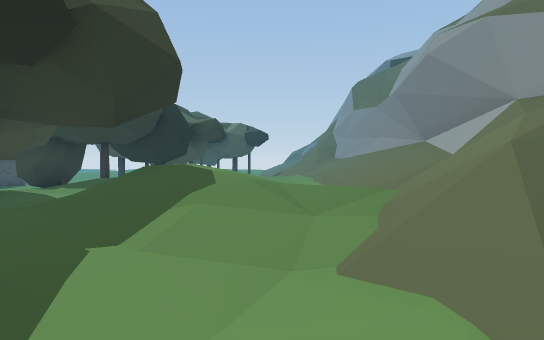
view 1 (above)

17 first-person views from a walk through a scene from a Unity 3-D project. The camera is 1.2 m above the floor, tilts 2° down and sees 75° across. The floor is counted in squares, 2 m on a side. Each view is taken from the middle of a square. On the plan, view 1 faces up. The plan holds only what a view shows up to about 10 squares ahead; the rest is blank. The place goes on beyond the plan. The player is left out. Some animated figures are not drawn.

view 2
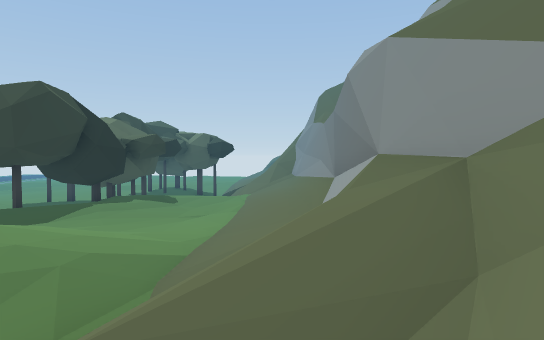

view 3
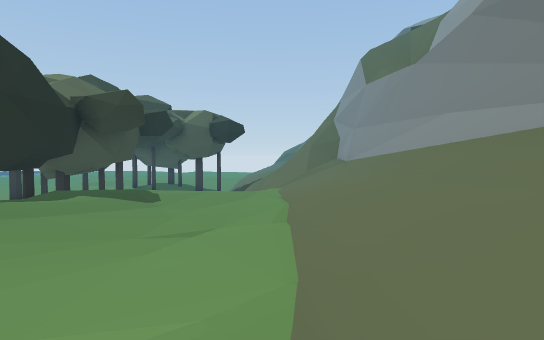

view 4
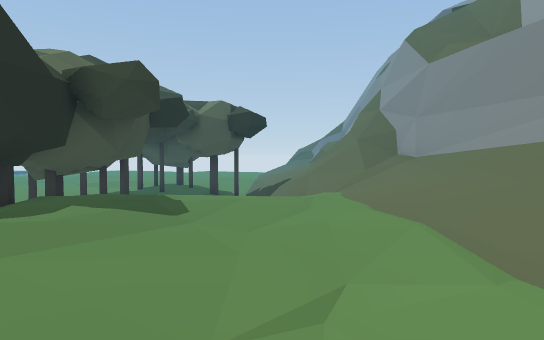

view 5
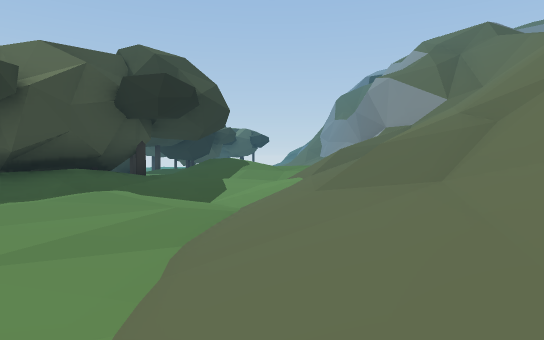

view 6
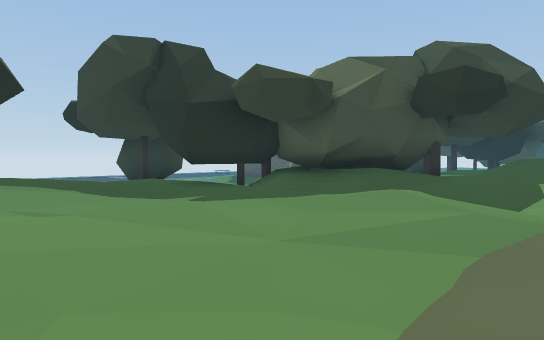

view 7
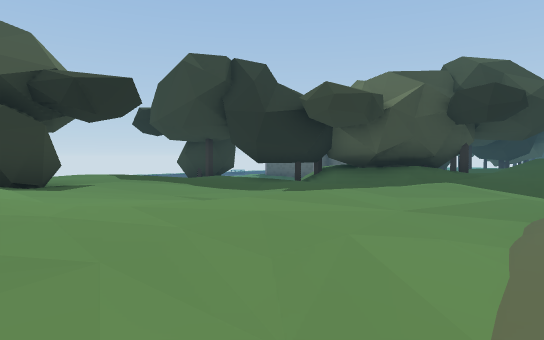

view 8
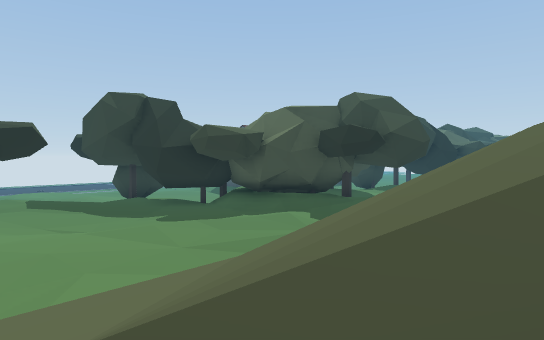

view 9
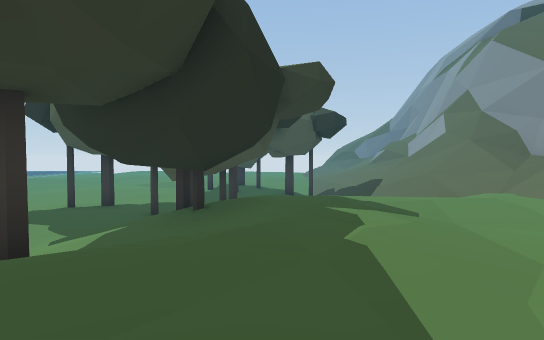

view 10
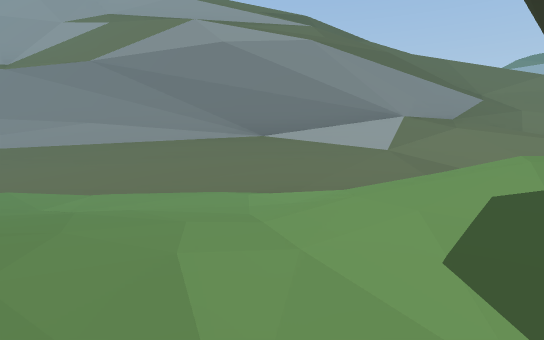

view 11
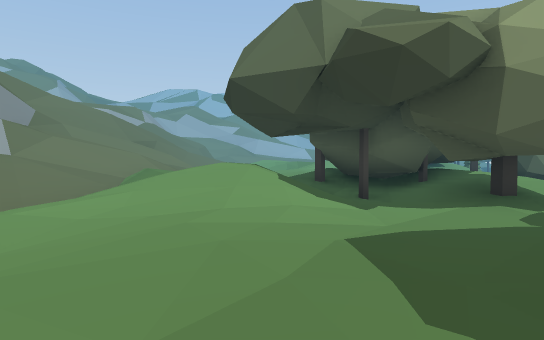

view 12
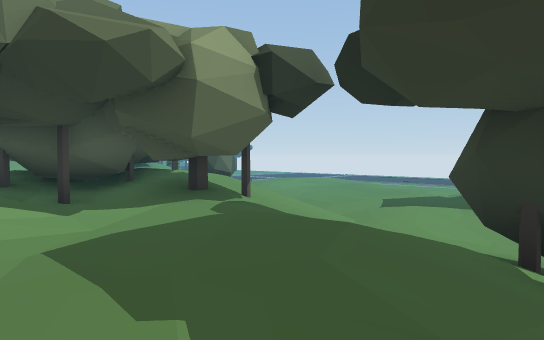

view 13
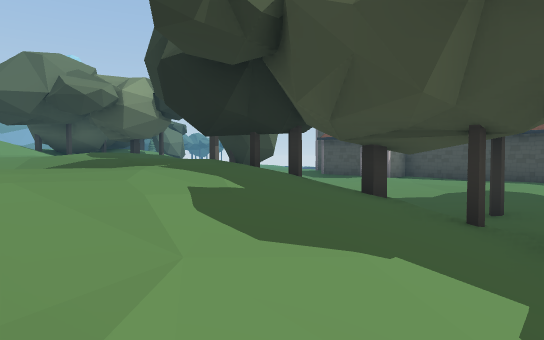

view 14
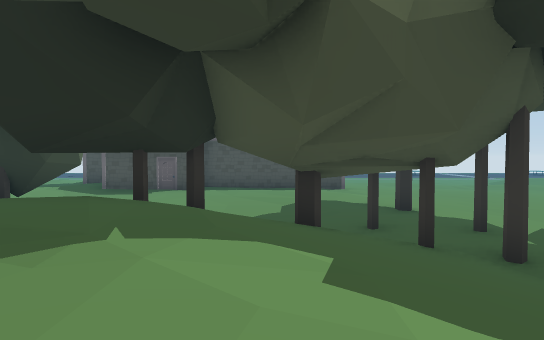

view 15
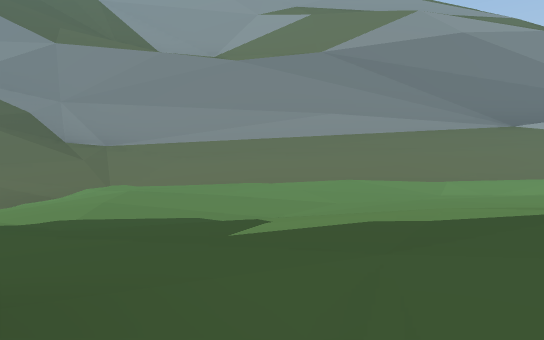

view 16
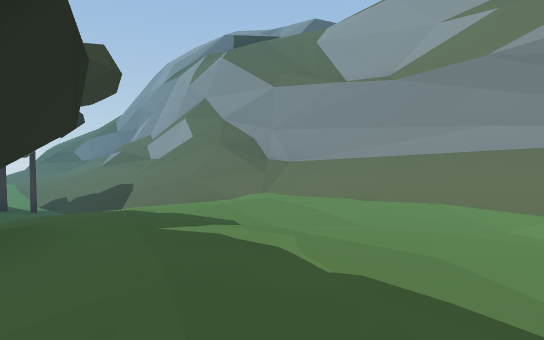

view 17
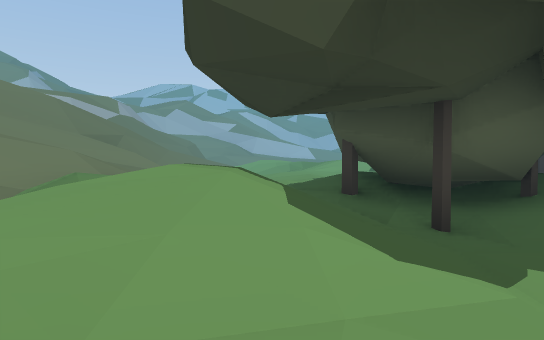

### Floor plan
Key: @ floor where view 1 was taken; # wall or solid block; x gap in a wall; . main floor; : floor 0.5 m higher than the main floor; - floor 0.5 m lower than the main floor; + floor 0.75 m higher than the main floor; _ floor 0.75 m lower than the main floor; < floor 1.25 m lower than the main floor; * floor 1.5 m higher than the main floor; ( floor 1.5 m lower than the main floor; ! floor 2 m lower than the main floor; / step, stairs or slope; = window, fence, low wall or low ledge; ^ raised ledge; v drop or lower ground.
Columns run from 6 left of view 1 to 6 right of it. Each row starts with its distance up from view 1.
 18 (##!((///#v//
 17 x##(<<<//#v#=
 16 (#<____//#v=v
 15 (##_--_//#v=v
 14 (_#..--./# ^v
 13 (_#..--.:###v
 12 <__..--.:#===
 11 ##-...-.:==#=
 10 #/......+===/
  9  .......+#vv/
  8  ......./#x=/
  7 //....../v///
  6 ##./++:./#///
  5  #-.=++./=///
  4  ##.#++./=///
  3  ###./+//////
  2  ###..:////=
  1 ###/...+////
  0 #.....@////
 -1 .......////
 -2 .....-.///
 -3 .....-.///
 -4 .....-.///
 -5 ....... //
 -6 .....-./**
 -7   :..-/

Where each view was taken, in squares from view 1:
view 1: 0 up, 0 right, facing up
view 2: 1 up, 2 right, facing up
view 3: 6 up, 1 right, facing up
view 4: 8 up, 0 right, facing up
view 5: 5 down, 0 right, facing up
view 6: 5 down, 0 right, facing up-left
view 7: 7 down, 0 right, facing up-left
view 8: 6 down, 3 right, facing up-left
view 9: 8 up, 3 left, facing up
view 10: 7 up, 4 left, facing right
view 11: 11 up, 2 left, facing down
view 12: 11 up, 2 left, facing down-left
view 13: 18 up, 0 right, facing down-left
view 14: 15 up, 0 right, facing left
view 15: 12 up, 4 left, facing right
view 16: 9 up, 4 left, facing up-right
view 17: 8 up, 2 left, facing down
